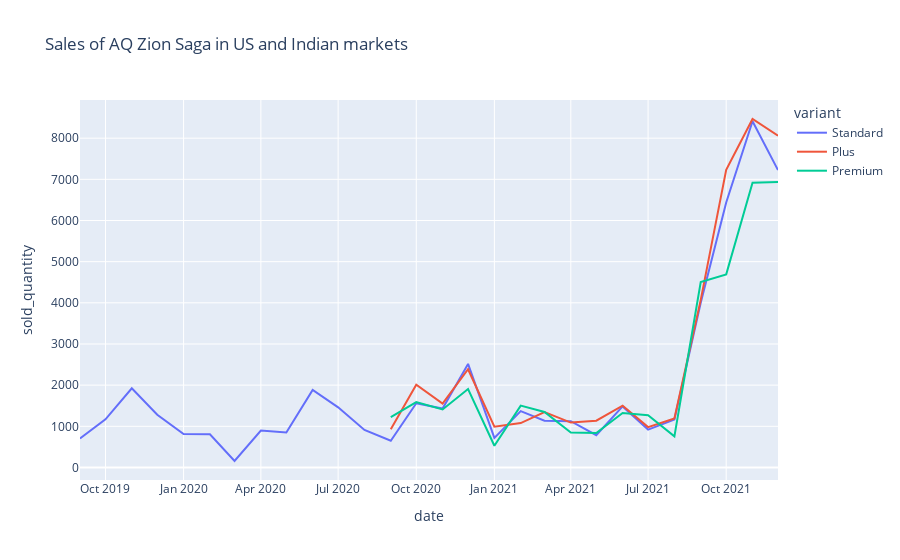

The code cell stored with this chart in its notebook:
### Markdown cell above
What about the rest of the world:

### Code cell
sales_per_month = zion_sales.groupby(['date', 'variant'])['sold_quantity'].sum().reset_index()
sales_per_month

fig = px.line(sales_per_month,
              x="date", y="sold_quantity",title='Sales of AQ Zion Saga in US and Indian markets', color='variant'
               )
fig.show()

### Figure 1 — Plotly figure (JSON) as saved in the notebook; plotly's stock layout.template omitted (floating-point values rounded to 4 significant figures)
{"data": [{"hovertemplate": "variant=Standard<br>date=%{x}<br>sold_quantity=%{y}<extra></extra>", "legendgroup": "Standard", "line": {"color": "#636efa", "dash": "solid"}, "marker": {"symbol": "circle"}, "mode": "lines", "name": "Standard", "orientation": "v", "showlegend": true, "type": "scatter", "x": ["2019-09-01", "2019-10-01", "2019-11-01", "2019-12-01", "2020-01-01", "2020-02-01", "2020-03-01", "2020-04-01", "2020-05-01", "2020-06-01", "2020-07-01", "2020-08-01", "2020-09-01", "2020-10-01", "2020-11-01", "2020-12-01", "2021-01-01", "2021-02-01", "2021-03-01", "2021-04-01", "2021-05-01", "2021-06-01", "2021-07-01", "2021-08-01", "2021-09-01", "2021-10-01", "2021-11-01", "2021-12-01"], "xaxis": "x", "y": [705, 1170, 1924, 1281, 812, 806, 157, 897, 850, 1885, 1461, 911, 650, 1559, 1432, 2515, 717, 1369, 1137, 1123, 783, 1483, 920, 1163, 4002, 6438, 8411, 7224], "yaxis": "y"}, {"hovertemplate": "variant=Plus<br>date=%{x}<br>sold_quantity=%{y}<extra></extra>", "legendgroup": "Plus", "line": {"color": "#EF553B", "dash": "solid"}, "marker": {"symbol": "circle"}, "mode": "lines", "name": "Plus", "orientation": "v", "showlegend": true, "type": "scatter", "x": ["2020-09-01", "2020-10-01", "2020-11-01", "2020-12-01", "2021-01-01", "2021-02-01", "2021-03-01", "2021-04-01", "2021-05-01", "2021-06-01", "2021-07-01", "2021-08-01", "2021-09-01", "2021-10-01", "2021-11-01", "2021-12-01"], "xaxis": "x", "y": [929, 2009, 1554, 2386, 989, 1078, 1347, 1090, 1136, 1501, 980, 1189, 4072, 7234, 8466, 8061], "yaxis": "y"}, {"hovertemplate": "variant=Premium<br>date=%{x}<br>sold_quantity=%{y}<extra></extra>", "legendgroup": "Premium", "line": {"color": "#00cc96", "dash": "solid"}, "marker": {"symbol": "circle"}, "mode": "lines", "name": "Premium", "orientation": "v", "showlegend": true, "type": "scatter", "x": ["2020-09-01", "2020-10-01", "2020-11-01", "2020-12-01", "2021-01-01", "2021-02-01", "2021-03-01", "2021-04-01", "2021-05-01", "2021-06-01", "2021-07-01", "2021-08-01", "2021-09-01", "2021-10-01", "2021-11-01", "2021-12-01"], "xaxis": "x", "y": [1224, 1587, 1408, 1907, 527, 1502, 1349, 850, 838, 1323, 1268, 757, 4506, 4692, 6919, 6938], "yaxis": "y"}], "layout": {"legend": {"title": {"text": "variant"}, "tracegroupgap": 0}, "title": {"text": "Sales of AQ Zion Saga in US and Indian markets"}, "xaxis": {"anchor": "y", "domain": [0, 1], "title": {"text": "date"}}, "yaxis": {"anchor": "x", "domain": [0, 1], "title": {"text": "sold_quantity"}}}}
